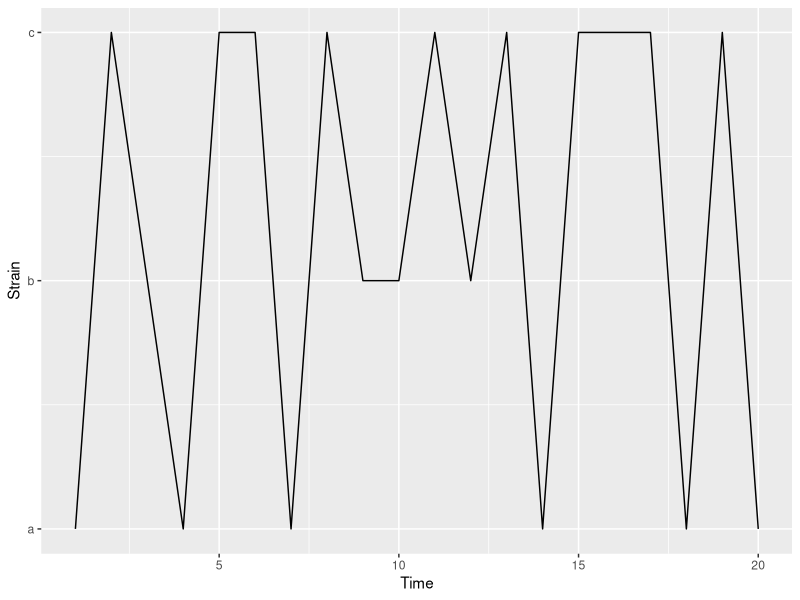
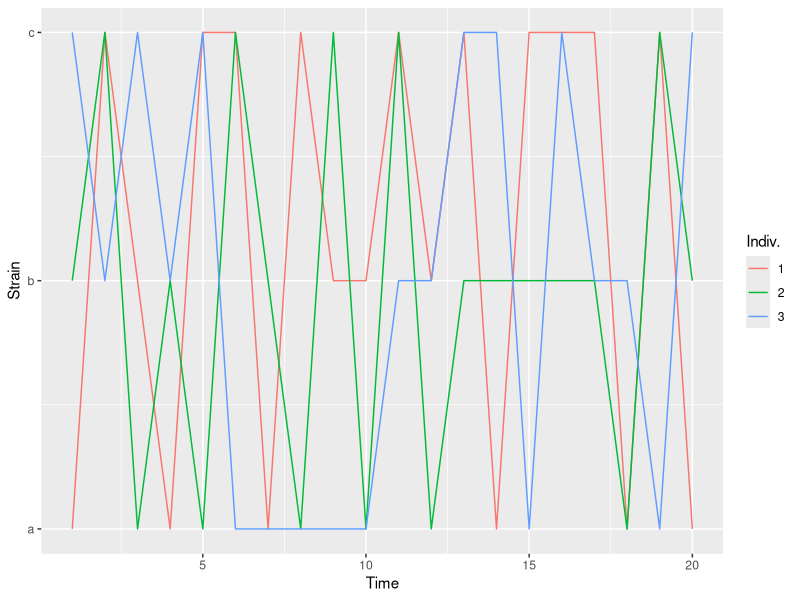
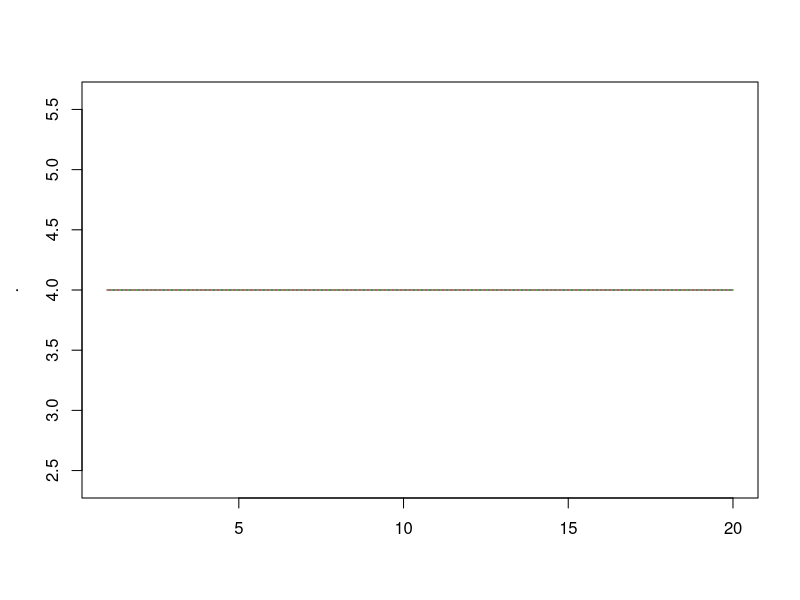
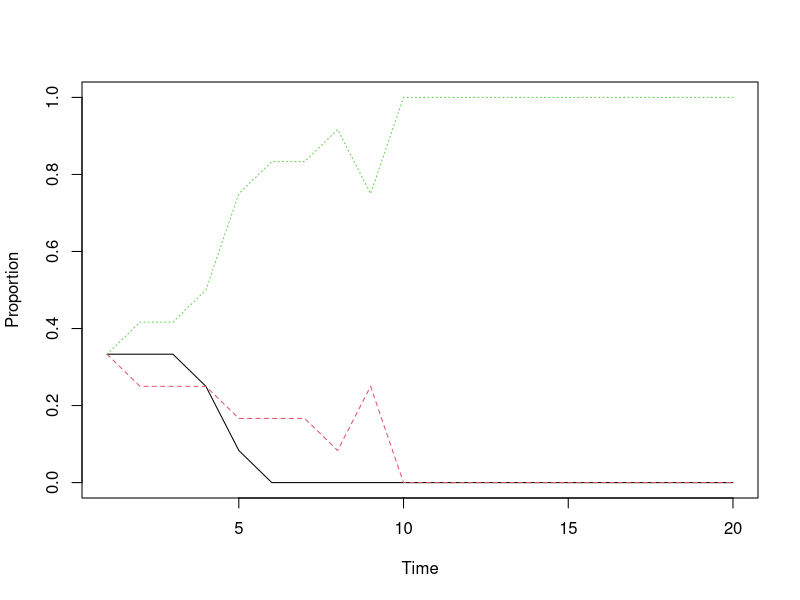

Write the R code that produced these figures, in order.
## ---- chunk 1
library(ggplot2)
library(testthat)
knitr::opts_chunk$set(cache = FALSE, fig.width = 8, fig.height = 5, 
                      out.extra = '', out.width = "0.6\\textwidth",
                      fig.align='center')
## ---- chunk 2
set.seed(3132)
## ---- chunk 3
N <- 12
t <- 20
# create the matrix to store the simulation data
I <- matrix(NA, ncol = N, nrow = t)

# Initialise the population
I[1, ] <- rep(c("a", "b", "c"), N / 3)

# For each time step, each person is reinfected
#   by someone randomly sampled from the population.
for(t in seq(2, t)){
  I[t, ] <- sample(I[t - 1, ], N)
}
## ---- chunk 4
d1 <- data.frame(time = seq(t), strain = I[, 1])
d1$strain_num <- as.numeric(factor(d1$strain))
ggplot(d1, aes(time, strain_num)) + 
  geom_path() +
  scale_y_continuous(breaks = seq(3), labels = c('a', 'b', 'c')) +
  labs(y = 'Strain', x = 'Time')
## ---- chunk 5
d1 <- data.frame(time = rep(seq(t), 3), 
                 strain = as.vector(I[, 1:3]),
                 individual = factor(rep(1:3, each = t)))
d1$strain_num <- as.numeric(factor(d1$strain))
ggplot(d1, aes(time, strain_num, colour = individual, group = individual)) + 
  geom_path() +
  scale_y_continuous(breaks = seq(3), labels = c('a', 'b', 'c')) +
  labs(y = 'Strain', x = 'Time', colour = 'Indiv.')
## ---- chunk 6
apply(I, 1, function(x) table(factor(x, levels = c("a", "b", "c")))) %>% t %>% matplot(type = 'l')
## ---- chunk 7
N <- 12
t <- 20
I <- matrix(NA, ncol = N, nrow = t)
I[1, ] <- rep(c("a", "b", "c"), N / 3)

for(i in seq(2, t)){
  I[i, ] <- sample(I[i - 1, ], N, replace = TRUE)
}
## ---- chunk 8
(apply(I, 1, function(x) table(factor(x, levels = c("a", "b", "c")))) / N) %>% 
  t %>% 
  matplot(type = 'l', xlab = 'Time', ylab = 'Proportion')
## ---- chunk 9
initialise_pop <- function(N, t, strains = 3){
  I <- matrix(NA, ncol = N, nrow = t)
  I[1, ] <- rep(letters[1:strains], ceiling(N / strains))[1:N]
  return(I)
}

update_pop <- function(x, N, i){
  x[i, ] <- sample(x[i - 1, ], N, replace = TRUE)
  return(x)
}
## ---- chunk 10
pop <- initialise_pop(3, 2, strain = 1) 
pop2 <- update_pop(pop, 3, 2)
expect_true(all(pop2 == 'a'))
## ---- chunk 11
pop <- initialise_pop(3, 2, strain = 3) 
expect_equal(dim(pop), c(2, 3))

pop2 <- initialise_pop(3, 6, strain = 3) 
expect_equal(dim(pop2), c(6, 3))

pop3 <- initialise_pop(20, 2, strain = 3) 
expect_equal(dim(pop3), c(2, 20))

pop4 <- initialise_pop(3, 2, strain = 2) 
expect_equal(pop4[1, ], c('a', 'b', 'a'))

## ---- chunk 12
pop <- initialise_pop(12, 20) 
expect_true(all(is.na(pop[-1, ])))
expect_true(all(c('a', 'b', 'c') %in% pop[1, ]))

pop2 <- update_pop(pop, 12, 2)
expect_true(all(!is.na(pop2[1:2, ])))
## ---- chunk 13

full_sim <- function(N, t){
  pop <- initialise_pop(N, t) 
  for(i in seq(2, t)){
    pop <- update_pop(pop, N, i)
  }
  return(pop)
}

## ---- chunk 14
pop <- full_sim(12, 20)
expect_true(!any(is.na(pop)))
expect_true(all(pop %in% c('a', 'b', 'c')))
